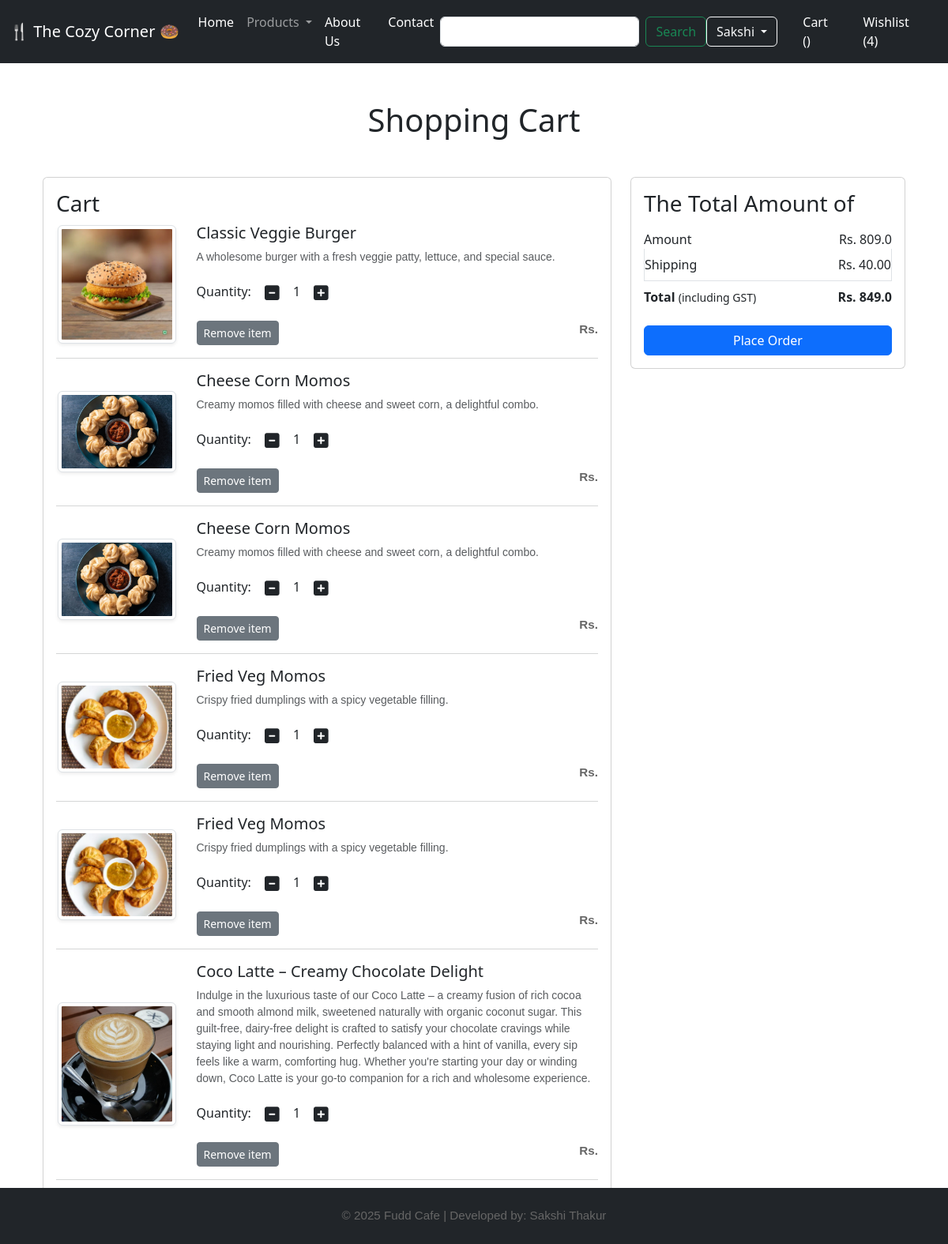
The app's page /cart/ (signed in) with its own data.
### app/models.py (models this page shows, shortened)
class Cart(models.Model):
    user = models.ForeignKey(User,on_delete=models.CASCADE)
    product = models.ForeignKey(Product,on_delete=models.CASCADE)
    quantity = models.PositiveIntegerField(default=1)

class Product(models.Model):
    title = models.CharField(max_length=100)
    selling_price = models.FloatField()
    discounted_price = models.FloatField()
    description = models.TextField()
    composition = models.TextField()  # Fixed the typo (conposition -> composition)
    prodapp = models.TextField(default='')
    category = models.CharField(choices=CATEGORY_CHOICES, max_length=2)
    product_image = models.ImageField(upload_to='product')

### app/views.py (the view)
# urls.py: path('cart/',views.show_cart,name='showcart'),
def show_cart(request):
    user = request.user
    cart = Cart.objects.filter(user=user)
    amount = 0
    for p in cart:
        value = p.quantity * p.product.discounted_price
        amount = amount + value
    totalamount = amount + 40
    return render(request, 'app/addtocart.html',locals())

### app/templates/app/addtocart.html (shortened to what this page needs)
{% extends 'app/base.html' %}
{% load static %}
{% block main-content %}
<div class="container my-5">
    <div class="row">
        {% if cart %}
        <h1 class="text-center mb-5">Shopping Cart</h1>
        <div class="col-sm-8">
            <div class="card">
                <div class="card-body">
                    <h3>Cart</h3>
                    {% for item in cart %}
                    <div class="row">
                        <div class="col-sm-3 text-center align-self-center">
                            <img src="{{ item.product.product_image.url }}" alt="" class="img-fluid img-thumbnail shadow-sm" height="150" width="150">
                        </div>
                        <div class="col-sm-9">
                            <h5>{{ item.product.title }}</h5>
                            <p class="mb-2 text-muted small">{{ item.product.description }}</p>
                            <div class="my-3">
                                <label for="quantity">Quantity:</label>
                                <a class="minus-cart btn" pid="{{ item.product.id }}"><i class="fas fa-minus-square fa-lg"></i></a>
                                   <span id="quantity">{{ item.quantity }}</span>
                                <a class="plus-cart btn" pid="{{ item.product.id }}"><i class="fas fa-plus-square fa-lg"></i></a>
                            </div>
                            <div class="d-flex justify-content-between">
                                <a href="#" class="remove-cart btn btn-sm btn-secondary mr-3" pid="{{ item.product.id }}">Remove item</a>
                                <p class="mb-0"><strong>Rs. {{ item.product.discount_price }}</strong></p>
                            </div>
                        </div>
                    </div>
                    <hr class="text-muted">
                    {% endfor %}
                </div>
            </div>
        </div>
        <div class="col-sm-4">
            <div class="card">
                <div class="card-body">
                    <h3>The Total Amount of</h3>
                    <ul class="list-group">
                        <li class="list-group-item d-flex justify-content-between align-items-center border-0 px-0 pb-0">
                            Amount <span id="amount">Rs. {{ amount }}</span>
                        </li>
                        <li class="list-group-item d-flex justify-content-between align-items-center px-0">
                            Shipping <span>Rs. 40.00</span>
                        </li>
                        <li class="list-group-item d-flex justify-content-between align-items-center border-0 px-0 mb-3">
                            <div>
                                <strong>Total</strong> <small>(including GST)</small>
                            </div>
                            <span id="totalamount"><strong>Rs. {{ totalamount }}</strong></span>
                        </li>
                    </ul>
                    <div class="d-grid">
                        <a href="{% url 'Checkout' %}" class="btn btn-primary">Place Order</a>
                    </div>
                </div>
            </div>
        </div>
        {% else %}
        <h1 class="text-center mb-5">Cart is Empty</h1>
        {% endif %}
    </div>
</div>
{% endblock main-content %}

### app/templates/app/base.html (shortened to what this page needs)
<!DOCTYPE html>
{% load static %}
<html lang="en">
<head>
    <link href="https://cdnjs.cloudflare.com/ajax/libs/font-awesome/5.15.4/css/all.min.css" rel="stylesheet">
    <link href="https://cdn.jsdelivr.net/npm/bootstrap@5.3.3/dist/css/bootstrap.min.css" rel="stylesheet"
>
    <link rel="stylesheet" href="{% static 'app/css/owl.carousel.min.css' %}">
    <link rel="stylesheet" href="{% static 'app/css/all.min.css' %}">
    <link rel="stylesheet" href="{% static 'app/css/style.css' %}">
</head>
<body>
    <header>
        <nav class="navbar navbar-expand-lg navbar-dark bg-dark">
            <div class="container-fluid">
                <a class="navbar-brand" href="#">🍴 The Cozy Corner 🍩</a>
                <div class="collapse navbar-collapse" id="navbarSupportedContent">
                    <ul class="navbar-nav me-auto mb-2 mb-lg-0">
                        {% if request.user.is_authenticated %}
                        <li class="nav-item"><a class="nav-link active" href="#">Home</a></li>
                        <li class="nav-item dropdown">
                            <a class="nav-link dropdown-toggle" href="#" role="button"
                               data-bs-toggle="dropdown" aria-expanded="false">
                               Products
                            </a>
                        </li>
                        <li class="nav-item"><a class="nav-link text-white" href="{% url 'about' %}">About Us</a></li>
                        <li class="nav-item"><a class="nav-link text-white" href="{% url 'contact' %}">Contact</a></li>
                    </ul>
                    <form class="d-flex" role="search" action='/search'>
                        <input class="form-control me-2" type="search" placeorder="search" name="search" aria-label="search">
                        <button class="btn btn-outline-success" type="submit">Search</button>
                    </form>
                    <div class="btn-group">
                        <button class="btn btn-outline-light dropdown-toggle" type="button" data-bs-toggle="dropdown" aria-expanded="false">
                             Sakshi
                        </button>
                    </div>
                    <ul class="navbar-nav d-flex flex-row ms-3">
                        <li class="nav-item mx-2">
                            <a href="#" class="nav-link text-white">
                                Cart ({{ cart_item_count }})</a></li>
                        <li class="nav-item mx-2"><a href="#" class="nav-link text-white">Wishlist (4)</a></li>
                        {% else %}
                        <li class="nav-item mx-2"><a href="{% url 'login' %}" class="nav-link text-white">Login</a></li>
                        <li class="nav-item mx-2"><a href="{% url 'customerregistration' %}" class="nav-link text-white">Registration</a></li>
                        {% endif %}
                    </ul>
                </div>
            </div>
        </nav>
    </header>
    <main class="container my-5">
        {% block main-content %}{% endblock main-content %}
    </main>
    <footer class="bg-dark text-center fixed-bottom text-white py-4">
        <p>&copy; 2025 Fudd Cafe | Developed by: Sakshi Thakur</p>
    </footer>
</body>
</html>

### app/static/app/css/style.css (style rules this page uses)
p { font-family: 'Arial', sans-serif; color: #666; font-size: 0.95rem; margin: 0; }

### records on screen
Cart: product.product_image (picture), product "Classic Veggie Burger", product.description "A wholesome burger with a fresh veggie patty, lettuce, and special sauce.", quantity "1"
Cart: product.product_image (picture), product "Cheese Corn Momos", product.description "Creamy momos filled with cheese and sweet corn, a delightful combo.", quantity "1"
Cart: product.product_image (picture), product "Cheese Corn Momos", product.description "Creamy momos filled with cheese and sweet corn, a delightful combo.", quantity "1"
Cart: product.product_image (picture), product "Fried Veg Momos", product.description "Crispy fried dumplings with a spicy vegetable filling.", quantity "1"
Cart: product.product_image (picture), product "Fried Veg Momos", product.description "Crispy fried dumplings with a spicy vegetable filling.", quantity "1"
Cart: product.product_image (picture), product "Coco Latte – Creamy Chocolate Delight", product.description "Indulge in the luxurious taste of our Coco Latte – a creamy fusion of rich cocoa and smooth almond milk, sweetened naturally with organic coconut sugar. This guilt-free, dairy-free delight is crafted to satisfy your chocolate cravings while staying light and nourishing. Perfectly balanced with a hint of vanilla, every sip feels like a warm, comforting hug. Whether you're starting your day or winding down, Coco Latte is your go-to companion for a rich and wholesome experience.", quantity "1"

### other values on screen
{{ amount }} "809.0"
{{ totalamount }} "849.0"
